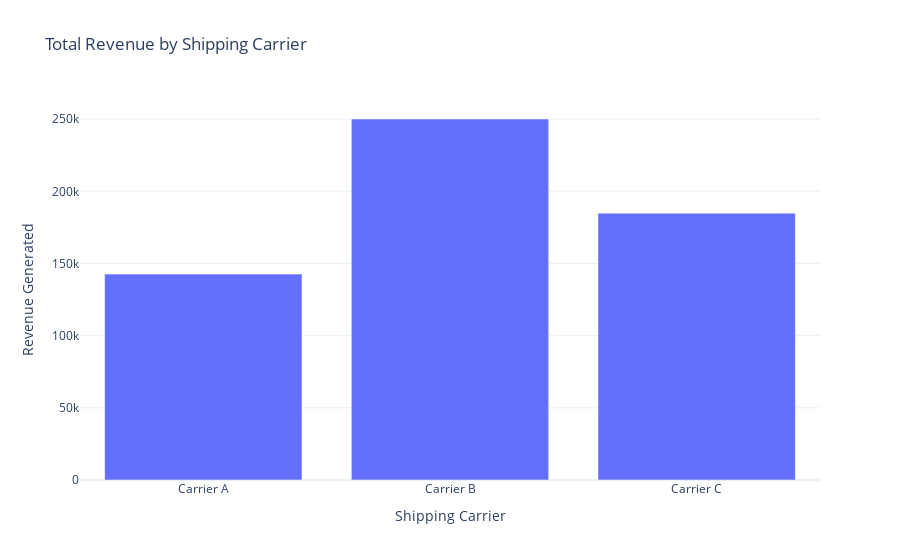

This figure's notebook cell:
### Code cell
total_revenue = data.groupby('Shipping carriers')['Revenue generated'].sum().reset_index()
fig = go.Figure()
fig.add_trace(go.Bar(x=total_revenue['Shipping carriers'], 
                     y=total_revenue['Revenue generated']))
fig.update_layout(title='Total Revenue by Shipping Carrier', 
                  xaxis_title='Shipping Carrier', 
                  yaxis_title='Revenue Generated')
fig.show()

### Figure 1 — Plotly figure (JSON) as saved in the notebook; plotly's stock layout.template omitted (floating-point values rounded to 4 significant figures)
{"data": [{"type": "bar", "x": ["Carrier A", "Carrier B", "Carrier C"], "y": [142600.0, 250100.0, 184900.0]}], "layout": {"autosize": true, "title": {"text": "Total Revenue by Shipping Carrier"}, "xaxis": {"autorange": true, "range": [-0.5, 2.5], "title": {"text": "Shipping Carrier"}, "type": "category"}, "yaxis": {"autorange": true, "range": [0, 263300.0], "title": {"text": "Revenue Generated"}, "type": "linear"}}}
